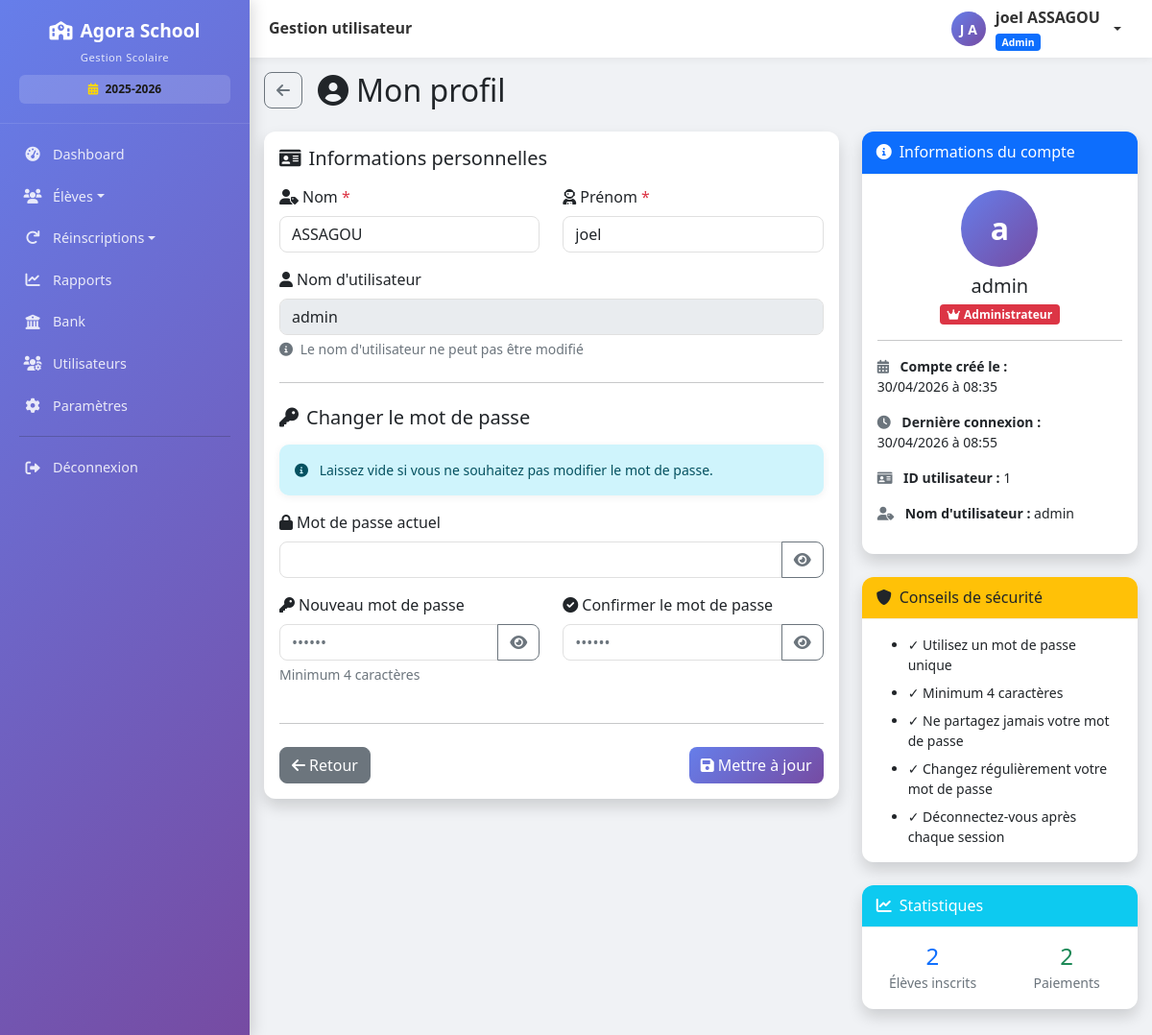
/profil (signed in), run on an earlier commit of the app's database.
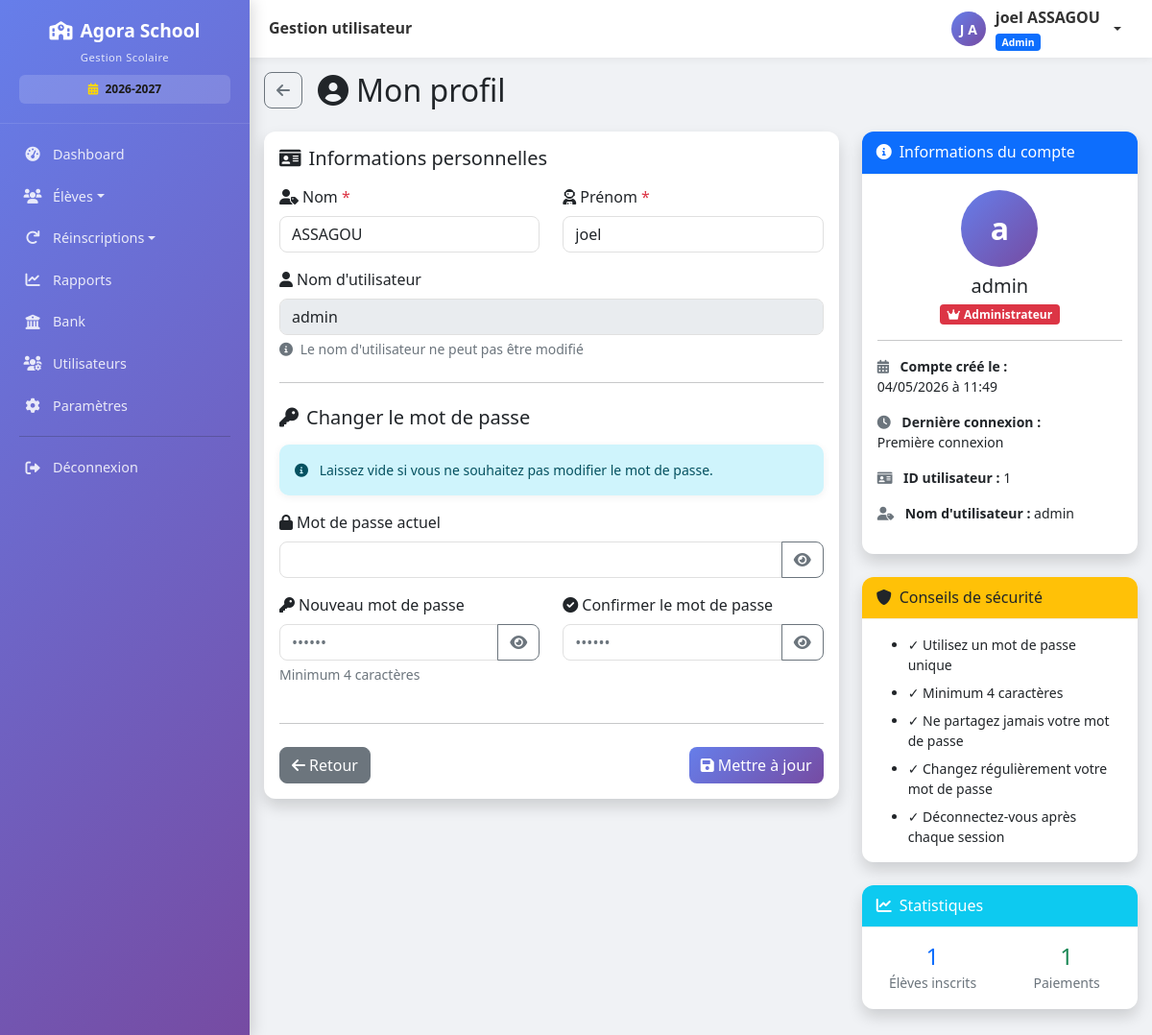
And on a later commit of the database.
### models.py (models this page shows, shortened)
class Parametre(db.Model):
    __tablename__ = 'parametres'
    id = db.Column(db.Integer, primary_key=True)
    cle = db.Column(db.String(100), unique=True, nullable=False)
    valeur = db.Column(db.String(500))
    description = db.Column(db.String(200))
    date_modification = db.Column(db.DateTime, default=datetime.utcnow, onupdate=datetime.utcnow)

class User(UserMixin, db.Model):
    __tablename__ = 'users'
    id = db.Column(db.Integer, primary_key=True)
    username = db.Column(db.String(80), unique=True, nullable=False, index=True)
    password_hash = db.Column(db.String(200), nullable=False)
    nom = db.Column(db.String(100), nullable=False)
    prenom = db.Column(db.String(100), nullable=False)
    role = db.Column(db.String(20), default='user')  # admin, comptable, user
    actif = db.Column(db.Boolean, default=True)
    created_at = db.Column(db.DateTime, default=datetime.utcnow)
    last_login = db.Column(db.DateTime, nullable=True)
    @property
    def nom_complet(self):
        return f"{self.prenom} {self.nom}"

### routes.py (the view, shortened to what this page needs)
@app.route('/profil', methods=['GET', 'POST'])
@login_required
def profil():
    total_eleves_inscrits = Eleve.query.count()
    total_paiements_effectues = Paiement.query.count()
    tous_eleves = Eleve.query.all()
    eleves_avec_solde = sum(1 for e in tous_eleves if e.solde > 0)
    return render_template('utilisateurs/profil.html',
                         user=current_user,
                         total_eleves_inscrits=total_eleves_inscrits,
                         total_paiements_effectues=total_paiements_effectues,
                         eleves_avec_solde=eleves_avec_solde)

### app.py (called while the page is built)
@app.after_request
def close_db_connection(response):
    try:
        db.session.close()
    except:
        pass
    return response

### models.py (called while the page is built, shortened)
    @property
    def frais_scolarite_base(self):
        if not self.sous_groupe_id:
            return 0
        tarif = TarifFraisAffecte.query.filter_by(
            sous_groupe_id=self.sous_groupe_id,
            est_affecte=self.est_affecte_etat,
            actif=True
        ).first()
        if tarif:
            return tarif.montant

    @property
    def frais_transport(self):
        if self.transport_option:
            return self.transport_option.montant_supplement
        return 0

    @property
    def frais_cantine(self):
        if self.cantine_option:
            return self.cantine_option.montant
        return 0

    @property
    def frais_renforcement(self):
        if self.renforcement_inscrit or self.est_renforcement_obligatoire:
            tarif = TarifFrais.query.filter_by(
                type_frais_id=4,  # Renforcement
                sous_groupe_id=self.sous_groupe_id,
                actif=True
            ).first()
            return tarif.montant if tarif else 0
        return 0

### templates/utilisateurs/profil.html (shortened to what the changed rows need)
{% extends "base.html" %}
{% block content %}
<div class="d-flex align-items-center mb-4">
    <h2 class="mb-0"><i class="fas fa-user-circle me-2"></i>Mon profil</h2>
</div>
<div class="row">
    <div class="col-lg-8">
        <div class="card shadow">
            <div class="card-body">
                <form method="POST" id="profileForm">
                    <div class="row">
                        <div class="col-md-6 mb-3">
                            <label for="nom" class="form-label">
                                <i class="fas fa-user-tag me-1"></i>Nom
                                <span class="text-danger">*</span>
                            </label>
                            <input type="text"
                                   class="form-control"
                                   id="nom"
                                   name="nom"
                                   value="{{ current_user.nom }}"
                                   required
                                   minlength="2">
                        </div>
                        <div class="col-md-6 mb-3">
                            <label for="prenom" class="form-label">
                                <i class="fas fa-user-astronaut me-1"></i>Prénom
                                <span class="text-danger">*</span>
                            </label>
                            <input type="text"
                                   class="form-control"
                                   id="prenom"
                                   name="prenom"
                                   value="{{ current_user.prenom }}"
                                   required
                                   minlength="2">
                        </div>
                    </div>
                    <div class="mb-3">
                        <label class="form-label">
                            <i class="fas fa-user me-1"></i>Nom d'utilisateur
                        </label>
                        <input type="text" class="form-control" value="{{ current_user.username }}" disabled>
                        <div class="form-text text-muted">
                            <i class="fas fa-info-circle me-1"></i>
                            Le nom d'utilisateur ne peut pas être modifié
                        </div>
                    </div>
                </form>
            </div>
        </div>
    </div>
    <div class="col-lg-4">
        <div class="card shadow mb-4">
            <div class="card-body">
                <div class="text-center mb-3">
                    <div class="avatar-lg mx-auto mb-2">
                        <span class="avatar-initials">{{ current_user.username[0] }}</span>
                    </div>
                    <h5 class="mb-1">{{ current_user.username }}</h5>
                    <span class="badge {% if current_user.role == 'admin' %}bg-danger{% elif current_user.role == 'comptable' %}bg-warning text-dark{% else %}bg-info{% endif %}">
                        {% if current_user.role == 'admin' %}
                            <i class="fas fa-crown me-1"></i>Administrateur
                        {% elif current_user.role == 'comptable' %}
                            <i class="fas fa-calculator me-1"></i>Comptable
                        {% else %}
                            <i class="fas fa-user me-1"></i>Opérateur
                        {% endif %}
                    </span>
                </div>
                <ul class="list-unstyled small">
                    <li class="mb-3">
                        <i class="fas fa-calendar-alt me-2 text-muted"></i>
                        <strong>Compte créé le :</strong><br>
                        {{ current_user.created_at.strftime('%d/%m/%Y à %H:%M') if current_user.created_at else 'N/A' }}
                    </li>
                    <li class="mb-3">
                        <i class="fas fa-clock me-2 text-muted"></i>
                        <strong>Dernière connexion :</strong><br>
                        {{ current_user.last_login.strftime('%d/%m/%Y à %H:%M') if current_user.last_login else 'Première connexion' }}
                    </li>
                    <li class="mb-3">
                        <i class="fas fa-id-card me-2 text-muted"></i>
                        <strong>ID utilisateur :</strong> {{ current_user.id }}
                    </li>
                    <li>
                        <i class="fas fa-user-tag me-2 text-muted"></i>
                        <strong>Nom d'utilisateur :</strong> {{ current_user.username }}
                    </li>
                </ul>
            </div>
        </div>
        <div class="card shadow mt-4">
            <div class="card-body">
                <div class="row text-center">
                    <div class="col-6">
                        <h4 class="text-primary mb-0">{{ total_eleves_inscrits|default(0) }}</h4>
                        <small class="text-muted">Élèves inscrits</small>
                    </div>
                    <div class="col-6">
                        <h4 class="text-success mb-0">{{ total_paiements_effectues|default(0) }}</h4>
                        <small class="text-muted">Paiements</small>
                    </div>
                </div>
            </div>
        </div>
    </div>
</div>
{% endblock %}

### templates/base.html (shortened to what the changed rows need)
<!DOCTYPE html>
<html lang="fr">
<head>
    <link href="https://cdn.jsdelivr.net/npm/bootstrap@5.1.3/dist/css/bootstrap.min.css" rel="stylesheet">
    <link rel="stylesheet" href="https://cdnjs.cloudflare.com/ajax/libs/font-awesome/6.0.0/css/all.min.css">
    <link href="https://cdn.datatables.net/1.11.5/css/dataTables.bootstrap5.min.css" rel="stylesheet">
</head>
<body>
    <div class="app-layout">
        {% if current_user.is_authenticated %}
        <aside class="sidebar" id="sidebar">
            <div class="sidebar-logo">
                <h4><i class="fas fa-school me-2"></i>Agora School</h4>
                <small>Gestion Scolaire</small>
                {% set annee_active = parametres_ecole.get('annee_scolaire_active', '2025-2026') if parametres_ecole else '2025-2026' %}
                <div style="margin-top: 8px; padding: 6px 10px; background: rgba(255,255,255,0.15); border-radius: 6px; font-size: 0.75rem;">
                    <i class="fas fa-calendar-alt me-1" style="color: #ffd700;"></i>
                    <strong style="color: #1b1a16;">{{ annee_active }}</strong>
                </div>
            </div>
            <nav class="sidebar-nav">
                {% if current_user.role == 'admin' %}
                <a class="nav-link {% if request.endpoint == 'dashboard' %}active{% endif %}"
                   href="{{ url_for('dashboard') }}">
                    <i class="fas fa-tachometer-alt"></i> Dashboard
                </a>
                {% endif %}
                <div class="eleves-dropdown">
                    <a class="nav-link dropdown-toggle {% if request.endpoint == 'liste_eleves' %}active{% endif %}"
                       href="#" data-bs-toggle="dropdown">
                        <i class="fas fa-users"></i> Élèves
                    </a>
                </div>
                {% if current_user.role in ['admin', 'comptable'] %}
                <div class="eleves-dropdown">
                    <a class="nav-link dropdown-toggle {% if request.endpoint in ['liste_reinscriptions', 'reinscrire_anciens'] %}active{% endif %}"
                       href="#" data-bs-toggle="dropdown">
                        <i class="fas fa-redo"></i> Réinscriptions
                    </a>
                </div>
                {% endif %}
                {% if current_user.role in ['admin', 'comptable'] %}
                <a class="nav-link {% if request.endpoint == 'rapports' %}active{% endif %}"
                   href="{{ url_for('rapports') }}">
                    <i class="fas fa-chart-line"></i> Rapports
                </a>
                <a class="nav-link {% if request.endpoint == 'bank' %}active{% endif %}"
                   href="{{ url_for('bank') }}">
                    <i class="fas fa-university"></i> Bank
                </a>
                {% endif %}
                {% if current_user.role == 'admin' %}
                <a class="nav-link {% if request.endpoint == 'liste_utilisateurs' %}active{% endif %}"
                   href="{{ url_for('liste_utilisateurs') }}">
                    <i class="fas fa-users-cog"></i> Utilisateurs
                </a>
                <a class="nav-link {% if request.endpoint == 'parametres' %}active{% endif %}"
                   href="{{ url_for('parametres') }}">
                    <i class="fas fa-cog"></i> Paramètres
                </a>
                {% endif %}
                <hr>
                <a class="nav-link" href="{{ url_for('logout') }}">
                    <i class="fas fa-sign-out-alt"></i> Déconnexion
                </a>
            </nav>
        </aside>
        {% endif %}
        <main class="main-area">
            {% if current_user.is_authenticated %}
            <header class="topbar">
                <div class="d-flex align-items-center gap-2">
                    <h5>{% block page_title %}Gestion utilisateur{% endblock %}</h5>
                </div>
                <div class="dropdown">
                    <a href="#" class="user-dropdown dropdown-toggle" data-bs-toggle="dropdown" aria-label="Menu utilisateur">
                        <div class="user-avatar">
                            {{ current_user.prenom[0]|upper if current_user.prenom else current_user.username[0]|upper }}
                            {{ current_user.nom[0]|upper if current_user.nom else '' }}
                        </div>
                        <div class="d-none d-md-block text-start">
                            <strong>{{ current_user.nom_complet or current_user.username }}</strong>
                            <div>
                                <span class="badge bg-{{ 'primary' if current_user.role == 'admin' else 'warning' if current_user.role == 'comptable' else 'info' }}"
                                      style="font-size:0.65rem;">
                                    {{ current_user.role|capitalize }}
                                </span>
                            </div>
                        </div>
                    </a>
                </div>
            </header>
            {% endif %}
            <div class="page-content" id="pageContent">
                {% block content %}{% endblock %}
            </div>
        </main>
    </div>
</body>
</html>

What changed in the data, as far as the page shows it:
changed Parametre: valeur "2025-2026" → "2026-2027"
changed User "admin": created_at "30/04/2026 à 08:35" → "04/05/2026 à 11:49"; last_login "30/04/2026 à 08:55" → "Première connexion"
Also different on the page:
{{ total_eleves_inscrits|default(0) }}: "2" → "1"
{{ total_paiements_effectues|default(0) }}: "2" → "1"
